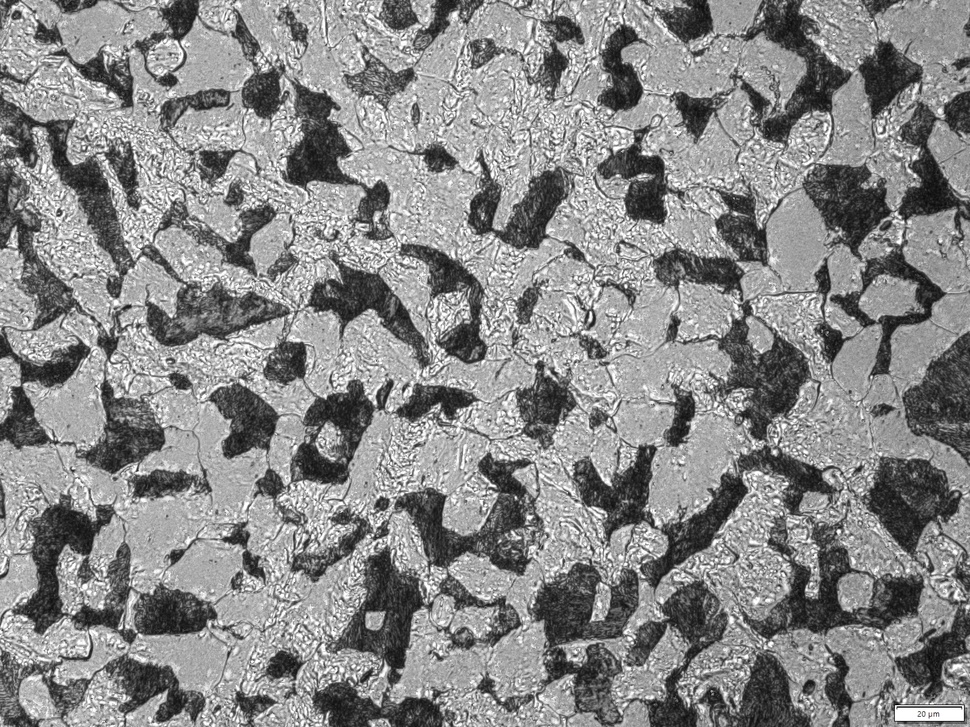
#> input picture Material_Testing/Microstructure_Evaluation/Image Processing/Ambient/Flange2-1.jpg, 970 x 727 px, shrunk from 1600 x 1200 before the run, found by its file name
$ python Img_prc_new.py
#> lines starting #> are read from the running program, lines starting #| are printed output that depends on the picture; after the words box and inside, x2 and y2 are one past the last pixel; in counts of white or black regions, pixels touching at a corner belong together
# -*- coding: utf-8 -*-
"""
Created on Tue Jul 22 10:53:04 2025

@author: sharm368
"""

from skimage import io, color
from skimage.filters import threshold_otsu
import numpy as np
import matplotlib.pyplot as plt

# Load and convert to grayscale
image = io.imread('Flange2-1.jpg')
#> image is the input picture: shape (727, 970, 3); mean R, G, B 136.1, 136.1, 136.1
gray_image = color.rgb2gray(image)

# Optional: clean up noise
# from scipy.ndimage import median_filter
# gray_image = median_filter(gray_image, size=3)

# Thresholding
threshold_value = threshold_otsu(gray_image)
#> threshold_value = 0.475
binary_image = gray_image > threshold_value  # white: ferrite, black: pearlite
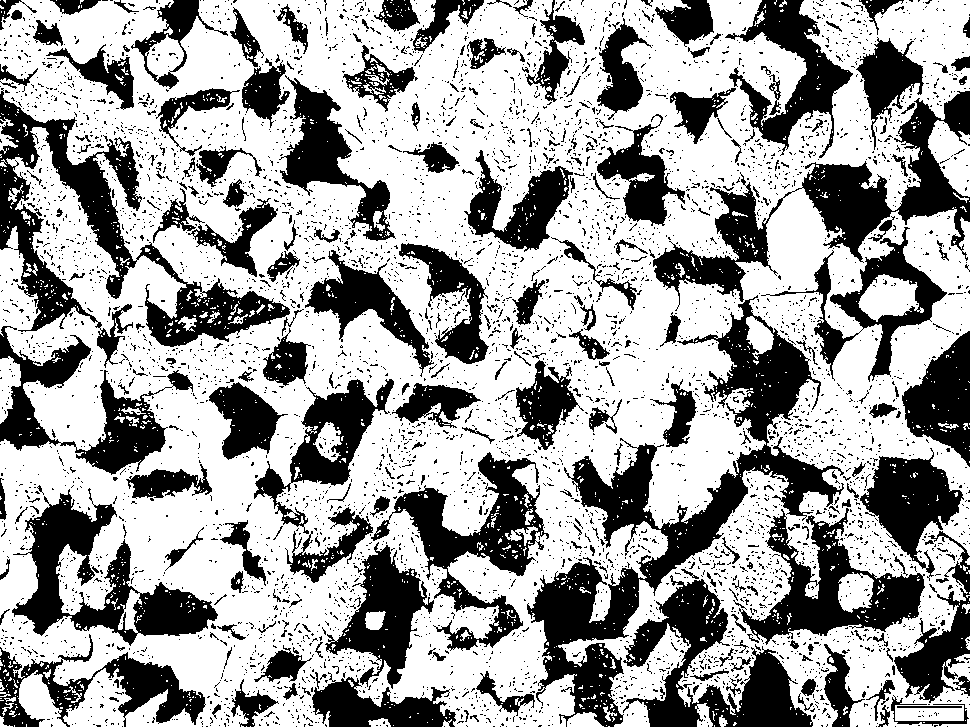
#> binary_image: shape (727, 970) bool; 63.4% white; 5210 black regions (4921 under 20 px), largest, box (x1, y1, x2, y2) and area: (527, 295, 844, 727) 27046, (0, 88, 290, 368) 17545, (653, 91, 970, 311) 15217

# Area computation
total_area = gray_image.size
#> total_area = 705190
pearlite_area = np.sum(gray_image < threshold_value)
#> pearlite_area = 258344
ferrite_area = np.sum(gray_image >= threshold_value)
#> ferrite_area = 446846

# Fractions
pearlite_fraction = pearlite_area / total_area
#> pearlite_fraction = 0.366
ferrite_fraction = ferrite_area / total_area
#> ferrite_fraction = 0.634

print(f'Fraction of Pearlite: {pearlite_fraction:.2%}')
#| Fraction of Pearlite: 36.63%
print(f'Fraction of Ferrite: {ferrite_fraction:.2%}')
#| Fraction of Ferrite: 63.37%

plt.figure()
plt.imshow(binary_image, cmap='gray')
plt.title('Binary Image (Pearlite vs Ferrite)')
plt.show()

$ run again, with Material_Testing/Microstructure_Evaluation/Image Processing/Ambient/Flange-1.jpg copied over Material_Testing/Microstructure_Evaluation/Image Processing/Ambient/Flange2-1.jpg
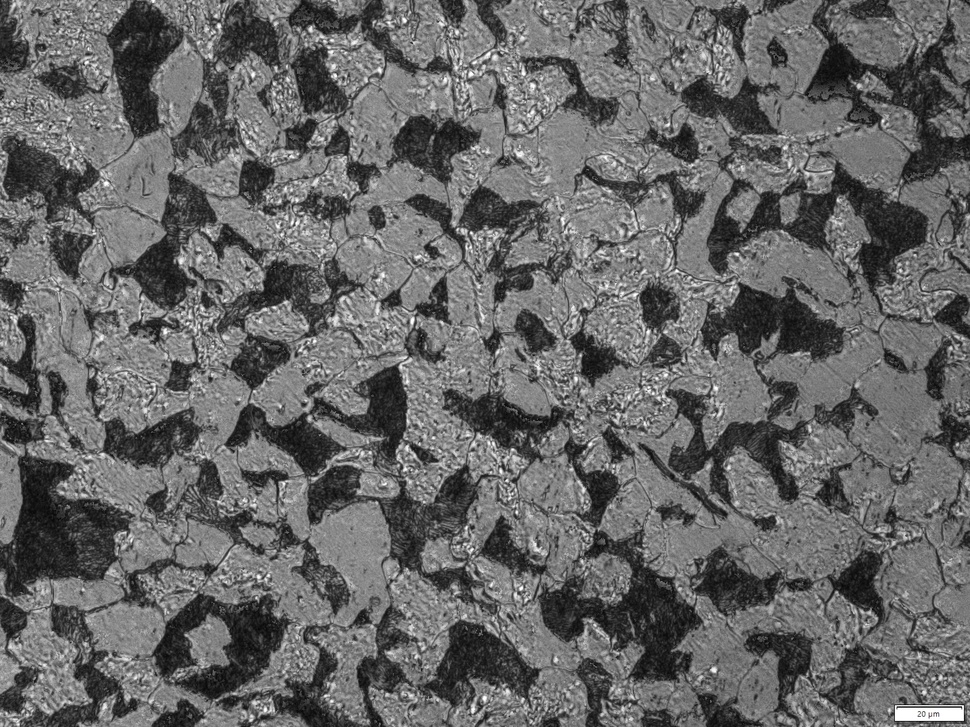
#> input picture Material_Testing/Microstructure_Evaluation/Image Processing/Ambient/Flange-1.jpg, 970 x 727 px, shrunk from 1600 x 1200 before the run, found by its file name
#> image is the input picture: shape (727, 970, 3); mean R, G, B 102.9, 102.9, 102.9
#> threshold_value = 0.364
#> `binary_image = gray_image > threshold_value`:
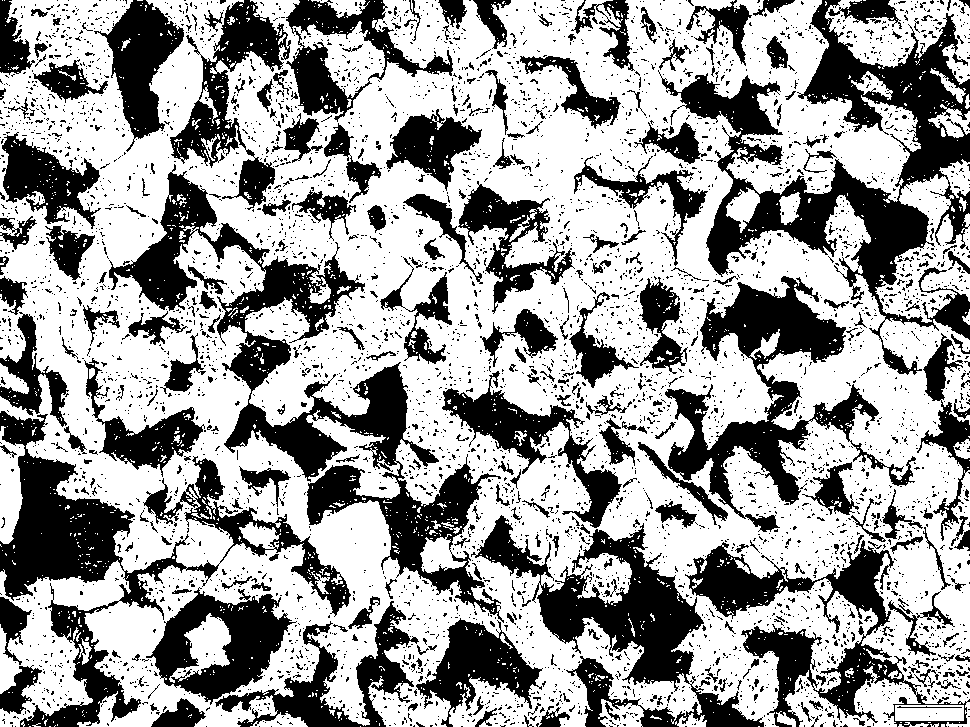
#> binary_image: shape (727, 970) bool; 62.2% white; 4823 black regions (4482 under 20 px), largest, box (x1, y1, x2, y2) and area: (109, 164, 504, 623) 29867, (658, 0, 970, 375) 29834, (0, 411, 351, 727) 22610
#> pearlite_area = 266790
#> ferrite_area = 438400
#> pearlite_fraction = 0.378
#> ferrite_fraction = 0.622
#| Fraction of Pearlite: 37.83%
#| Fraction of Ferrite: 62.17%

$ run again, with Material_Testing/Microstructure_Evaluation/Image Processing/Ambient/Flange-2.jpg copied over Material_Testing/Microstructure_Evaluation/Image Processing/Ambient/Flange2-1.jpg
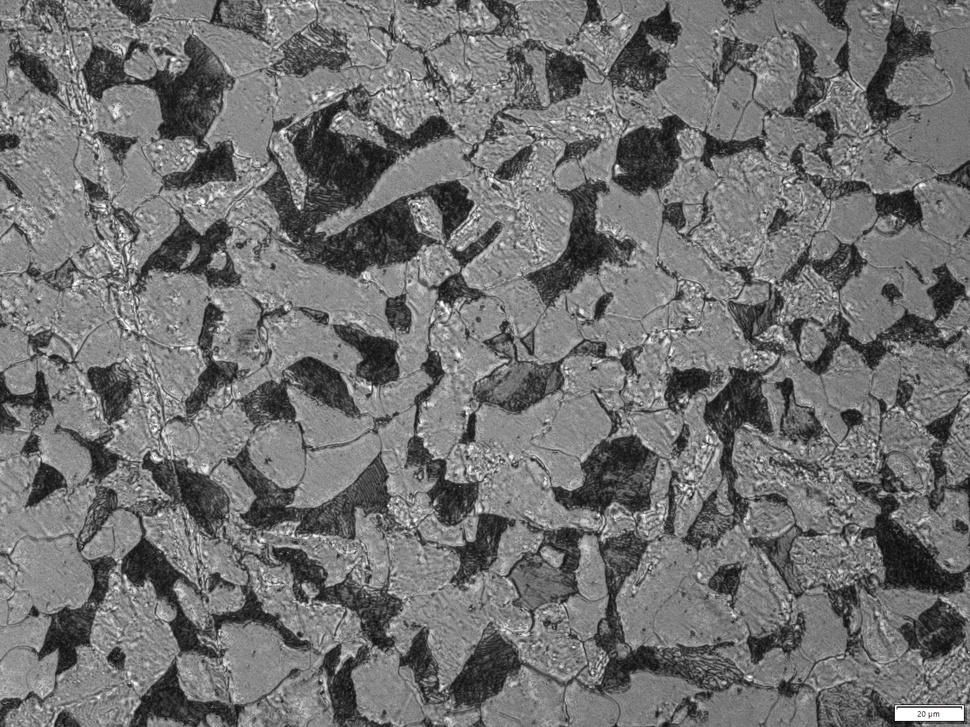
#> input picture Material_Testing/Microstructure_Evaluation/Image Processing/Ambient/Flange-2.jpg, 970 x 727 px, shrunk from 1600 x 1200 before the run, found by its file name
#> image is the input picture: shape (727, 970, 3); mean R, G, B 113, 113, 113
#> threshold_value = 0.384
#> `binary_image = gray_image > threshold_value`:
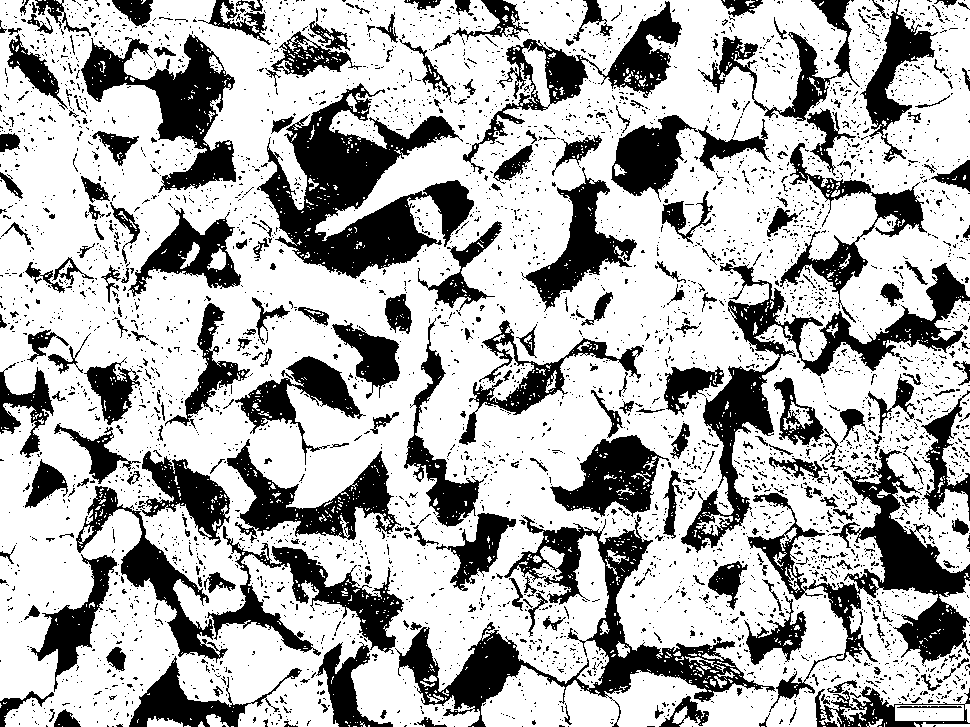
#> binary_image: shape (727, 970) bool; 69.3% white; 4384 black regions (4073 under 20 px), largest, box (x1, y1, x2, y2) and area: (257, 83, 474, 279) 17991, (395, 514, 776, 727) 15164, (681, 263, 970, 553) 12873
#> pearlite_area = 216519
#> ferrite_area = 488671
#> pearlite_fraction = 0.307
#> ferrite_fraction = 0.693
#| Fraction of Pearlite: 30.70%
#| Fraction of Ferrite: 69.30%

$ run again, with Material_Testing/Microstructure_Evaluation/Image Processing/Ambient/Img1-2.jpg copied over Material_Testing/Microstructure_Evaluation/Image Processing/Ambient/Flange2-1.jpg
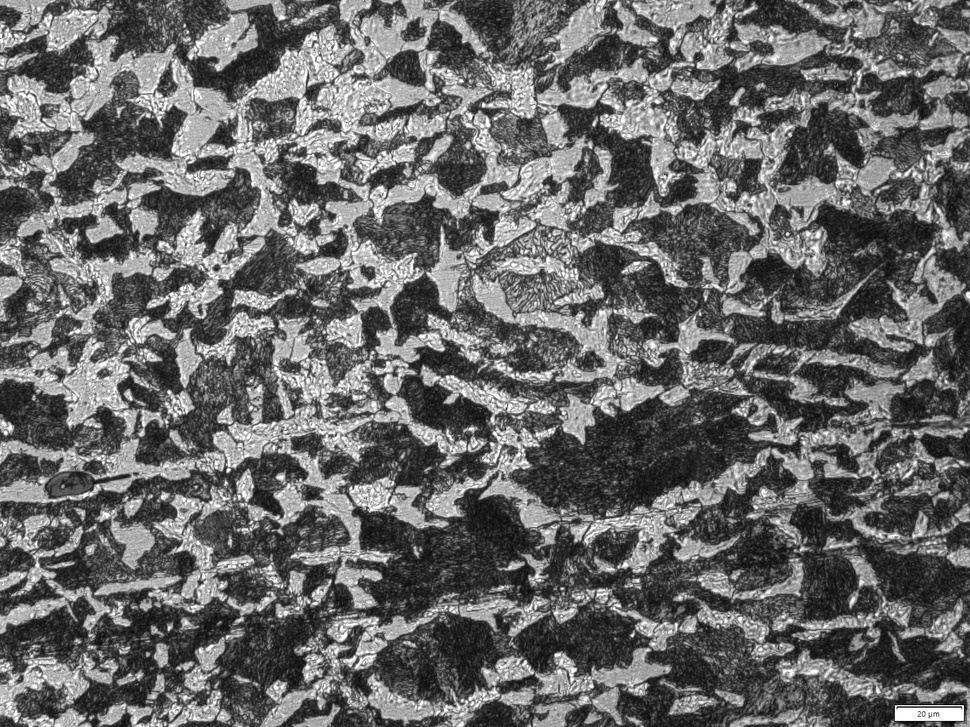
#> input picture Material_Testing/Microstructure_Evaluation/Image Processing/Ambient/Img1-2.jpg, 970 x 727 px, shrunk from 1600 x 1200 before the run, found by its file name
#> image is the input picture: shape (727, 970, 3); mean R, G, B 103.9, 103.9, 103.9
#> threshold_value = 0.455
#> `binary_image = gray_image > threshold_value`:
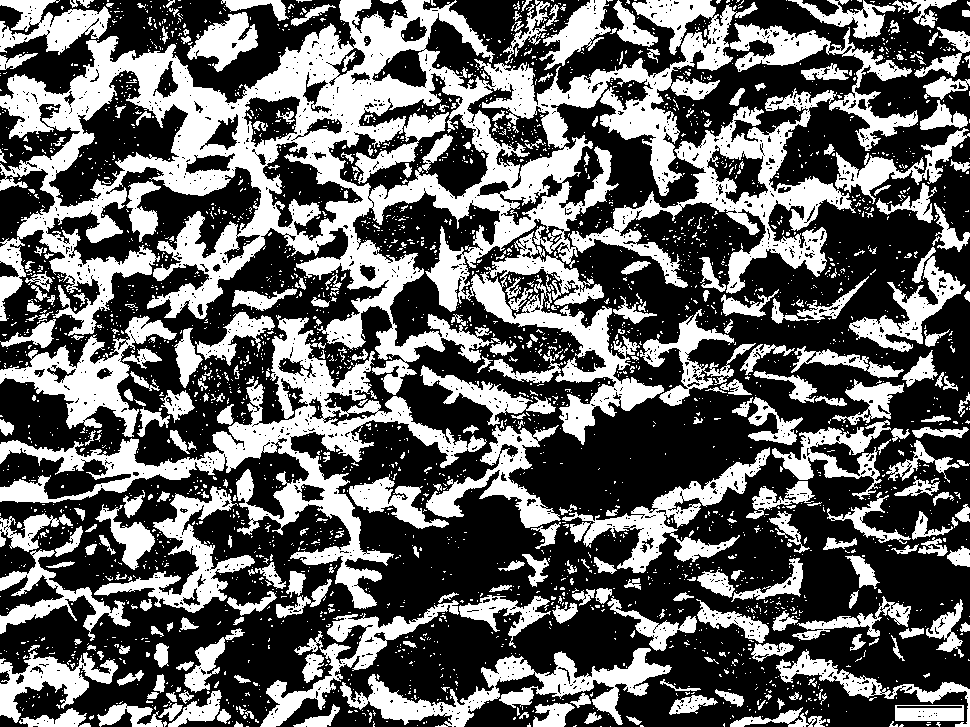
#> binary_image: shape (727, 970) bool; 38.8% white; 3062 white regions (2729 under 20 px), largest, box (x1, y1, x2, y2) and area: (0, 0, 918, 445) 113654, (0, 315, 487, 609) 22064, (340, 648, 672, 727) 7645
#> pearlite_area = 431537
#> ferrite_area = 273653
#> pearlite_fraction = 0.612
#> ferrite_fraction = 0.388
#| Fraction of Pearlite: 61.19%
#| Fraction of Ferrite: 38.81%
